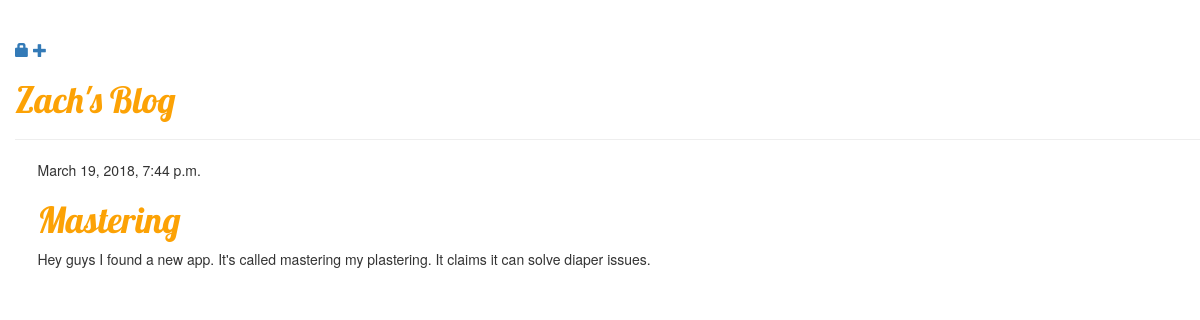
/, run on an earlier commit of the app's database.
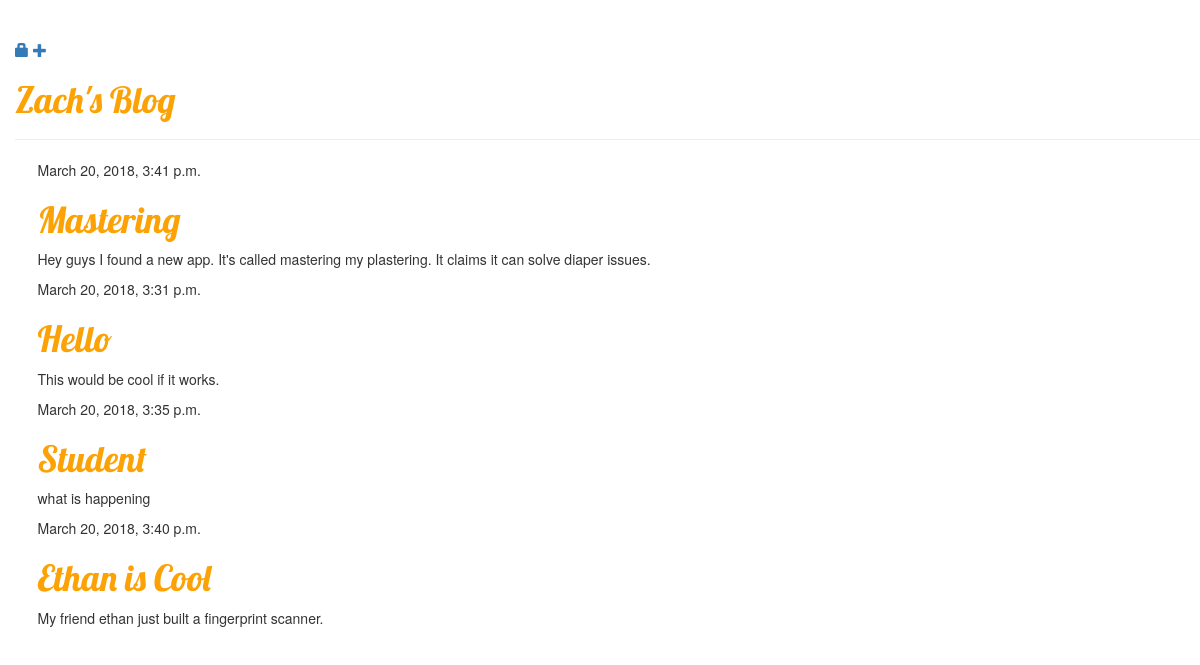
And on a later commit of the database.
### blog/models.py (models this page shows, shortened)
class Post(models.Model):
    author = models.ForeignKey('auth.User', on_delete=models.CASCADE)
    title = models.CharField(max_length=200)
    text = models.TextField()
    created_date = models.DateTimeField(
            default=timezone.now)
    published_date = models.DateTimeField(
            blank=True, null=True)

### blog/views.py (the view)
# urls.py: url(r'^$', views.post_list, name='post_list'),
def post_list(request):
	posts = Post.objects.all()
	return render(request, 'blog/post_list.html', {'posts':posts})

### blog/templates/blog/post_list.html (shortened to what this page needs)
{% extends 'blog/base.html' %}

### blog/templates/blog/base.html (shortened to what this page needs)
{% load staticfiles %}
<html>
    <head>
        <link rel="stylesheet" href="//maxcdn.bootstrapcdn.com/bootstrap/3.2.0/css/bootstrap.min.css">
        <link rel="stylesheet" href="//maxcdn.bootstrapcdn.com/bootstrap/3.2.0/css/bootstrap-theme.min.css">
        <link rel="stylesheet" href="{% static 'css/blog.css' %}">
	</head>
    <body>
        <div class="page-header">
			{% if user.is_authenticated %}
				<a href="{% url 'post_new' %}" class="top-menu"><span class="glyphicon glyphicon-plus"></span></a>
				<a href="{% url 'post_draft_list' %}" class="top-menu"><span class="glyphicon glyphicon-edit"></span></a>
			{% else %}
				<a href="{% url 'login' %}" class="top-menu"><span class="glyphicon glyphicon-lock"></span></a>
			{% endif %}
			<a href="{% url 'post_new' %}" class="top-menu"><span class="glyphicon glyphicon-plus"></span></a>
            <h1><a href="/">Zach's Blog</a></h1>
        </div>
        <div class="content container">
            <div class="row">
                <div class="col-md-8">
                {% for post in posts %}
                    <div class="post">
                        <div class="date">
                            {{ post.published_date }}
                        </div>
                        <h1><a href="">{{ post.title }}</a></h1>
                        <p>{{ post.text|linebreaksbr }}</p>
                    </div>
                {% endfor %}
                </div>
            </div>
        </div>
    </body>
</html>

### blog/static/css/blog.css (style rules this page uses)
h1 a { color: #FCA205; font-family: 'Lobster'; }
body { padding-left: 15px; }

What changed in the data, as far as the page shows it:
changed Post "Mastering": published_date "March 19, 2018, 7:44 p.m." → "March 20, 2018, 3:41 p.m."
added Post: published_date "March 20, 2018, 3:31 p.m.", title "Hello", text "This would be cool if it works."
added Post: published_date "March 20, 2018, 3:35 p.m.", title "Student", text "what is happening"
added Post: published_date "March 20, 2018, 3:40 p.m.", title "Ethan is Cool", text "My friend ethan just built a fingerprint scanner."
